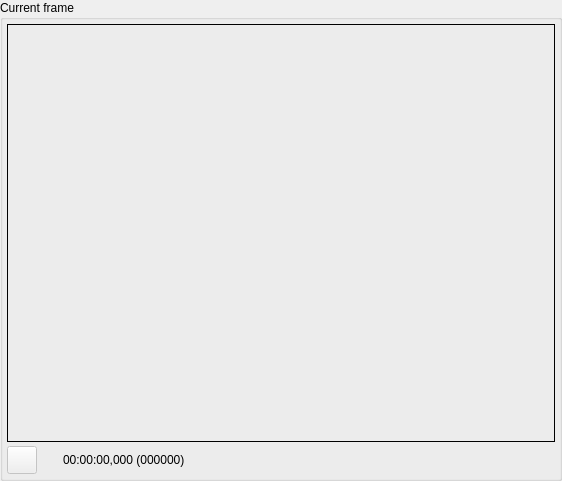
<ui version="4.0" >
 <class>TTCurrentFrameWidget</class>
 <widget class="QWidget" name="TTCurrentFrameWidget" >
  <property name="geometry" >
   <rect>
    <x>0</x>
    <y>0</y>
    <width>562</width>
    <height>481</height>
   </rect>
  </property>
  <property name="sizePolicy" >
   <sizepolicy vsizetype="Expanding" hsizetype="Expanding" >
    <horstretch>1</horstretch>
    <verstretch>4</verstretch>
   </sizepolicy>
  </property>
  <property name="minimumSize" >
   <size>
    <width>280</width>
    <height>150</height>
   </size>
  </property>
  <property name="windowTitle" >
   <string>Form</string>
  </property>
  <layout class="QGridLayout" >
   <property name="leftMargin" >
    <number>0</number>
   </property>
   <property name="topMargin" >
    <number>0</number>
   </property>
   <property name="rightMargin" >
    <number>0</number>
   </property>
   <property name="bottomMargin" >
    <number>0</number>
   </property>
   <property name="horizontalSpacing" >
    <number>0</number>
   </property>
   <property name="verticalSpacing" >
    <number>0</number>
   </property>
   <item row="0" column="0" >
    <widget class="QGroupBox" name="gbCurrentFrame" >
     <property name="sizePolicy" >
      <sizepolicy vsizetype="Preferred" hsizetype="Preferred" >
       <horstretch>4</horstretch>
       <verstretch>10</verstretch>
      </sizepolicy>
     </property>
     <property name="sizeIncrement" >
      <size>
       <width>0</width>
       <height>4</height>
      </size>
     </property>
     <property name="title" >
      <string>Current frame</string>
     </property>
     <layout class="QGridLayout" >
      <property name="leftMargin" >
       <number>4</number>
      </property>
      <property name="topMargin" >
       <number>4</number>
      </property>
      <property name="rightMargin" >
       <number>4</number>
      </property>
      <property name="bottomMargin" >
       <number>4</number>
      </property>
      <property name="horizontalSpacing" >
       <number>4</number>
      </property>
      <property name="verticalSpacing" >
       <number>4</number>
      </property>
      <item row="0" column="0" >
       <widget class="TTMPEG2Window" name="mpegWindow" >
        <property name="sizePolicy" >
         <sizepolicy vsizetype="Expanding" hsizetype="Preferred" >
          <horstretch>0</horstretch>
          <verstretch>4</verstretch>
         </sizepolicy>
        </property>
        <property name="minimumSize" >
         <size>
          <width>100</width>
          <height>100</height>
         </size>
        </property>
        <property name="frameShape" >
         <enum>QFrame::Panel</enum>
        </property>
        <property name="frameShadow" >
         <enum>QFrame::Plain</enum>
        </property>
       </widget>
      </item>
      <item row="1" column="0" >
       <layout class="QHBoxLayout" >
        <property name="spacing" >
         <number>6</number>
        </property>
        <property name="leftMargin" >
         <number>0</number>
        </property>
        <property name="topMargin" >
         <number>0</number>
        </property>
        <property name="rightMargin" >
         <number>0</number>
        </property>
        <property name="bottomMargin" >
         <number>0</number>
        </property>
        <item>
         <widget class="QPushButton" name="pbPlayVideo" >
          <property name="enabled" >
           <bool>false</bool>
          </property>
          <property name="sizePolicy" >
           <sizepolicy vsizetype="Fixed" hsizetype="Minimum" >
            <horstretch>0</horstretch>
            <verstretch>0</verstretch>
           </sizepolicy>
          </property>
          <property name="minimumSize" >
           <size>
            <width>24</width>
            <height>28</height>
           </size>
          </property>
          <property name="maximumSize" >
           <size>
            <width>30</width>
            <height>28</height>
           </size>
          </property>
          <property name="text" >
           <string/>
          </property>
          <property name="icon" >
           <iconset resource="currentframewidget.qrc" >:/pixmaps/pixmaps/play_18.xpm</iconset>
          </property>
         </widget>
        </item>
        <item>
         <spacer>
          <property name="orientation" >
           <enum>Qt::Vertical</enum>
          </property>
          <property name="sizeType" >
           <enum>QSizePolicy::Fixed</enum>
          </property>
          <property name="sizeHint" >
           <size>
            <width>20</width>
            <height>28</height>
           </size>
          </property>
         </spacer>
        </item>
        <item>
         <widget class="QLabel" name="laCurrentPosition" >
          <property name="sizePolicy" >
           <sizepolicy vsizetype="Fixed" hsizetype="Preferred" >
            <horstretch>0</horstretch>
            <verstretch>0</verstretch>
           </sizepolicy>
          </property>
          <property name="minimumSize" >
           <size>
            <width>0</width>
            <height>28</height>
           </size>
          </property>
          <property name="maximumSize" >
           <size>
            <width>16777215</width>
            <height>28</height>
           </size>
          </property>
          <property name="text" >
           <string>00:00:00,000 (000000)</string>
          </property>
         </widget>
        </item>
       </layout>
      </item>
     </layout>
    </widget>
   </item>
  </layout>
 </widget>
 <customwidgets>
  <customwidget>
   <class>TTMPEG2Window</class>
   <extends>QFrame</extends>
   <header>../mpeg2window/ttmpeg2window.h</header>
   <container>1</container>
  </customwidget>
 </customwidgets>
 <resources>
  <include location="currentframewidget.qrc" />
 </resources>
 <connections/>
</ui>
